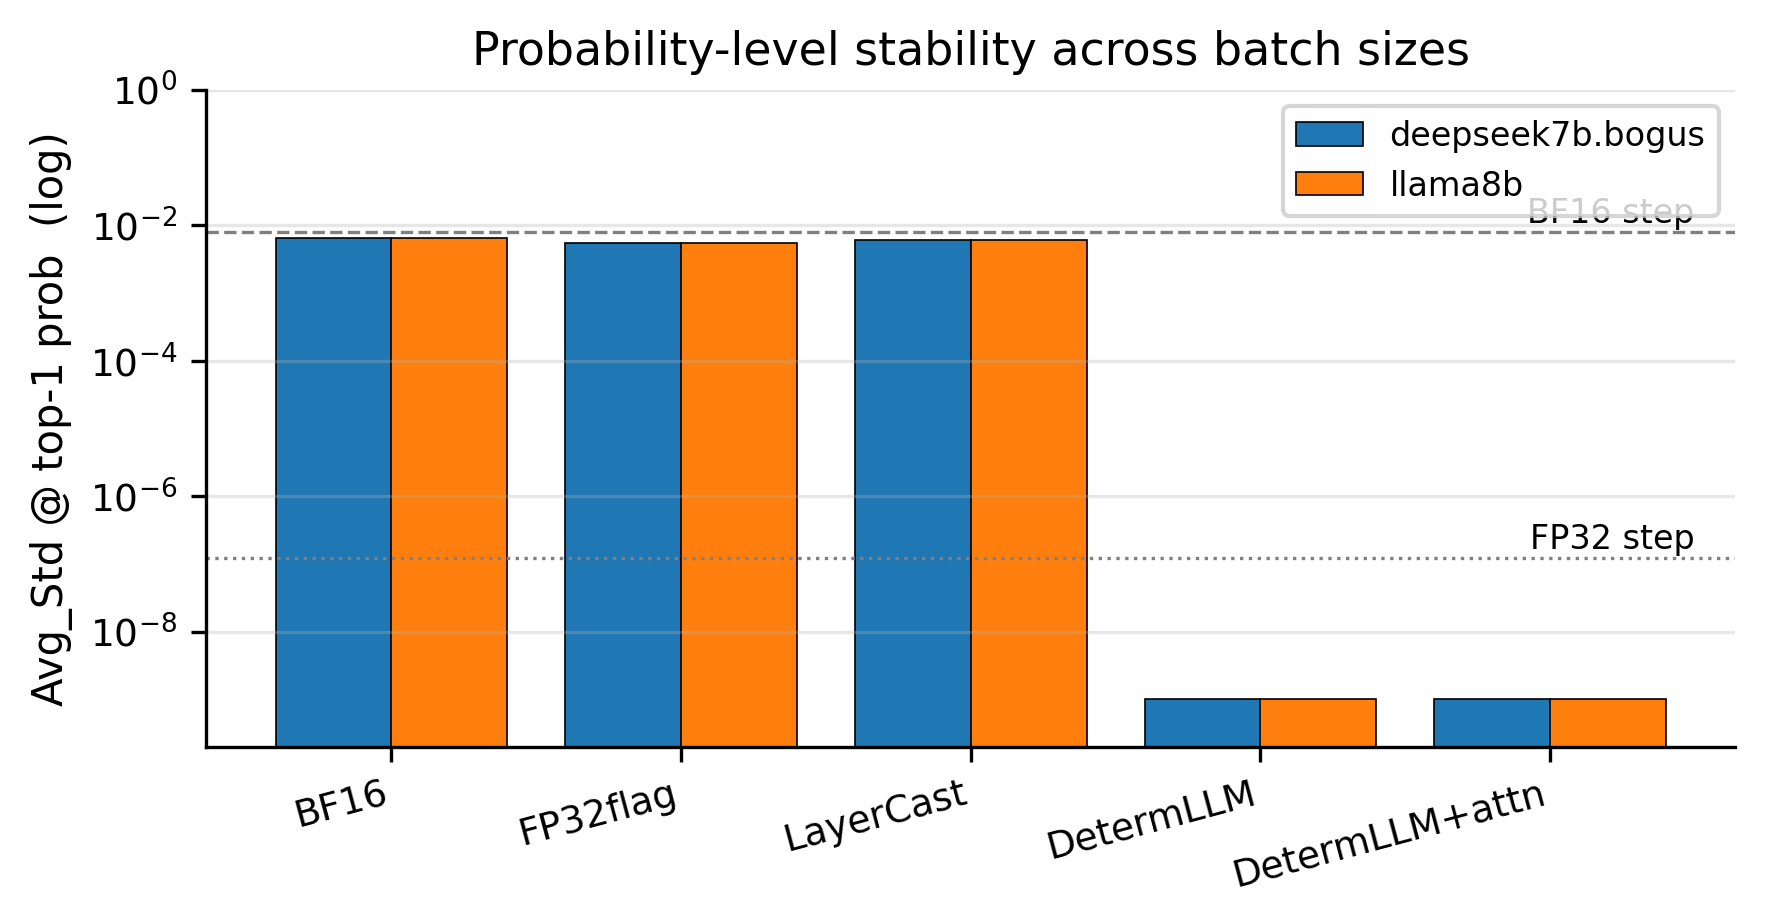

The script that drew this image:
#!/usr/bin/env python3
"""Figure 3: Avg_Std@top1_prob bar chart, log y-axis.

X-axis: scheme
Y-axis: Avg_Std@top1_prob  (log)
Bar groups: per model
Reference lines: 7.8e-3 (BF16 unit) and 1.2e-7 (FP32 unit)

Data source: research/exp_E3/E3_*.json
"""
import sys, os
sys.path.insert(0, os.path.dirname(os.path.abspath(__file__)))
from _style import setup_style, save, load_E3_runs, SCHEME_ORDER, SCHEME_COLOR

import numpy as np
import matplotlib.pyplot as plt


# floor value for log scale (bit-exact = 0 → can't log)
ZERO_FLOOR = 1e-9


def main():
    setup_style()
    runs = load_E3_runs()
    if not runs:
        print("No E3 data yet"); return

    models = sorted(runs.keys())
    nm = len(models); ns = len(SCHEME_ORDER)
    x = np.arange(ns)
    w = 0.8 / nm

    fig, ax = plt.subplots(figsize=(6, 3.2))
    for i, m in enumerate(models):
        data = runs[m]
        d = {r["scheme"]: r for r in data}
        ys = [max(d[s]["avg_std_top1_prob"], ZERO_FLOOR) if s in d else ZERO_FLOOR
              for s in SCHEME_ORDER]
        ax.bar(x + (i - (nm - 1) / 2) * w, ys, w, label=m,
               edgecolor="black", linewidth=0.4)

    ax.axhline(7.8125e-3, color="grey", linestyle="--", linewidth=0.8)
    ax.text(ns - 0.5, 7.8125e-3 * 1.4, "BF16 step", fontsize=8, ha="right")
    ax.axhline(1.2e-7, color="grey", linestyle=":", linewidth=0.8)
    ax.text(ns - 0.5, 1.2e-7 * 1.4, "FP32 step", fontsize=8, ha="right")

    ax.set_yscale("log")
    ax.set_xticks(x); ax.set_xticklabels(SCHEME_ORDER, rotation=15, ha="right")
    ax.set_ylabel("Avg_Std @ top-1 prob  (log)")
    ax.set_title("Probability-level stability across batch sizes")
    ax.set_ylim(ZERO_FLOOR / 5, 1.0)
    ax.legend(fontsize=8, loc="upper right")
    ax.grid(alpha=0.3, axis="y", which="both")
    fig.tight_layout()
    save(fig, "fig3_avg_std")


if __name__ == "__main__":
    main()
